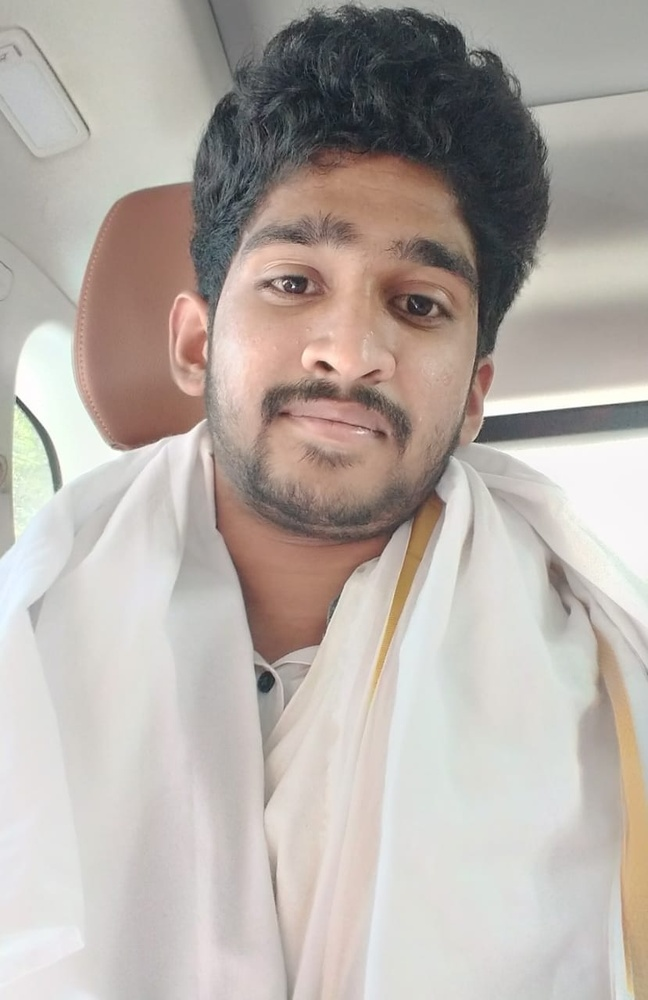
#> input picture lab1/img.jpg, 648 x 1000 px, shrunk from 829 x 1280 before the run
$ python marr_hildreth.py   (older library calls are emulated)
#> lines starting #> are read from the running program, lines starting #| are printed output that depends on the picture; after the words box and inside, x2 and y2 are one past the last pixel; in counts of white or black regions, pixels touching at a corner belong together
import numpy as np
import cv2

def marr_hildreth_edge_detection(image, sigma):
    # Step 1: Apply Gaussian smoothing


    smoothed_image = cv2.GaussianBlur(image, (5, 5), sigma)

    # Step 2: Compute the Laplacian of the smoothed image
    laplacian_image = cv2.Laplacian(smoothed_image, cv2.CV_64F)

    # Step 3: Find zero crossings
    edges = find_zero_crossings(laplacian_image)

    edges = 255 - edges

    return edges

def find_zero_crossings(image):
    rows, cols = image.shape
    edge_image = np.zeros((rows, cols), dtype=np.uint8)

    for i in range(1, rows - 1):
        for j in range(1, cols - 1):
            # Check for zero crossing in a 3x3 neighborhood
            neighbors = [image[i-1, j-1], image[i-1, j], image[i-1, j+1],
                         image[i, j-1], image[i, j], image[i, j+1],
                         image[i+1, j-1], image[i+1, j], image[i+1, j+1]]

            is_zero_crossing = False
            for k in range(8):
                if neighbors[k] * neighbors[k+1] < 0:
                    is_zero_crossing = True
                    break

            if is_zero_crossing:
                edge_image[i, j] = 255

    return edge_image


image = cv2.imread('img.jpg', cv2.IMREAD_GRAYSCALE)
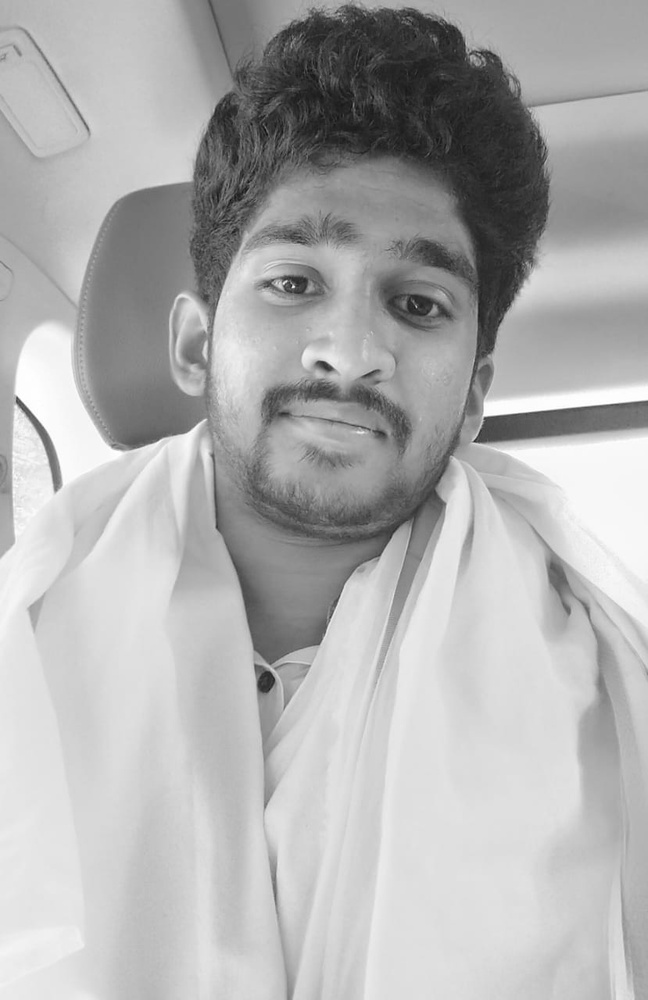
#> image: shape (1000, 648); min 14, max 255, mean 176.1

# Set the Gaussian smoothing parameter (sigma)
sigma = 2

# Perform edge detection
edges = marr_hildreth_edge_detection(image, sigma)
#> in marr_hildreth_edge_detection, `laplacian_image = cv2.Laplacian(smoothed_image, cv2.CV_64F)`:
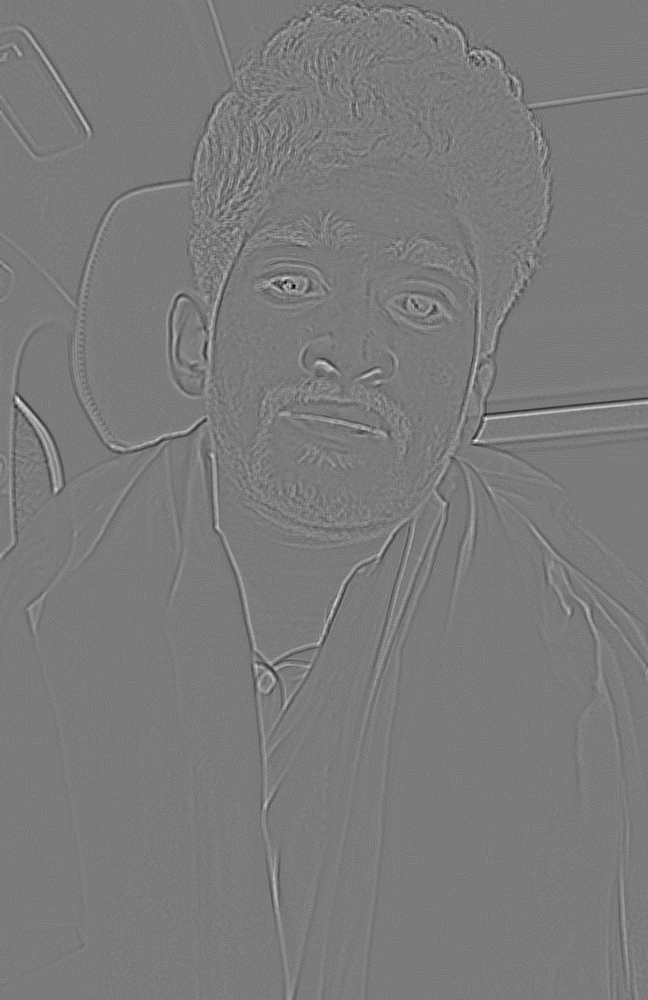
#> laplacian_image: shape (1000, 648) float64; min -32, max 34, mean 0; drawn with min black and max white
#> after the loop in find_zero_crossings, `for i in range(1, rows - 1):`:
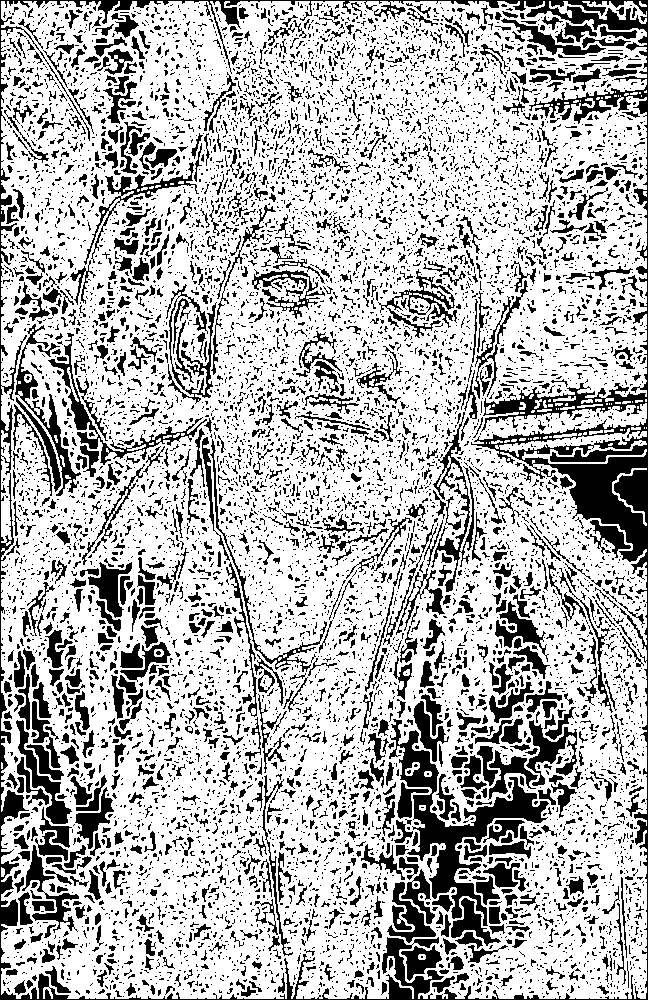
#> edge_image: shape (1000, 648); 71.4% white; 9238 black regions (7840 under 20 px), largest, box (x1, y1, x2, y2) and area: (0, 0, 648, 1000) 25756, (389, 719, 549, 926) 6482, (48, 333, 207, 465) 1786

c = 2

sharpened_image = cv2.addWeighted(image, 1, edges, c, 0)
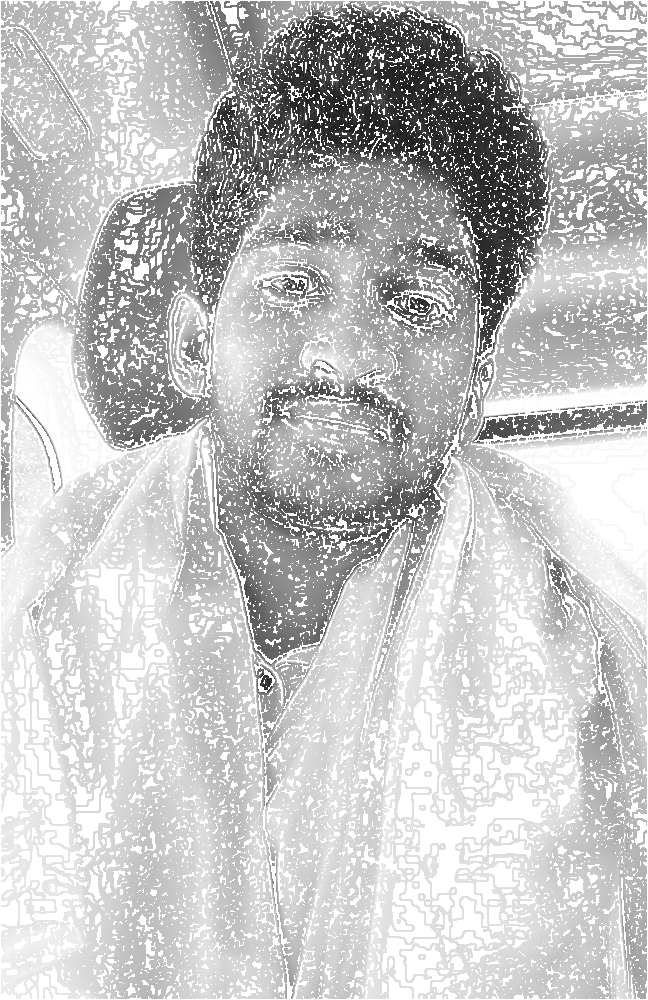
#> sharpened_image: shape (1000, 648); min 14, max 255, mean 195.7

# Display the result
cv2.imshow('Original Image', image)
cv2.imshow('Marr-Hildreth Edge Detection', edges)
cv2.imshow('Sharpened Image', sharpened_image)
cv2.waitKey(0)
cv2.destroyAllWindows()

$ run again, with lab1/marr_hildreth.png saved as lab1/img.jpg
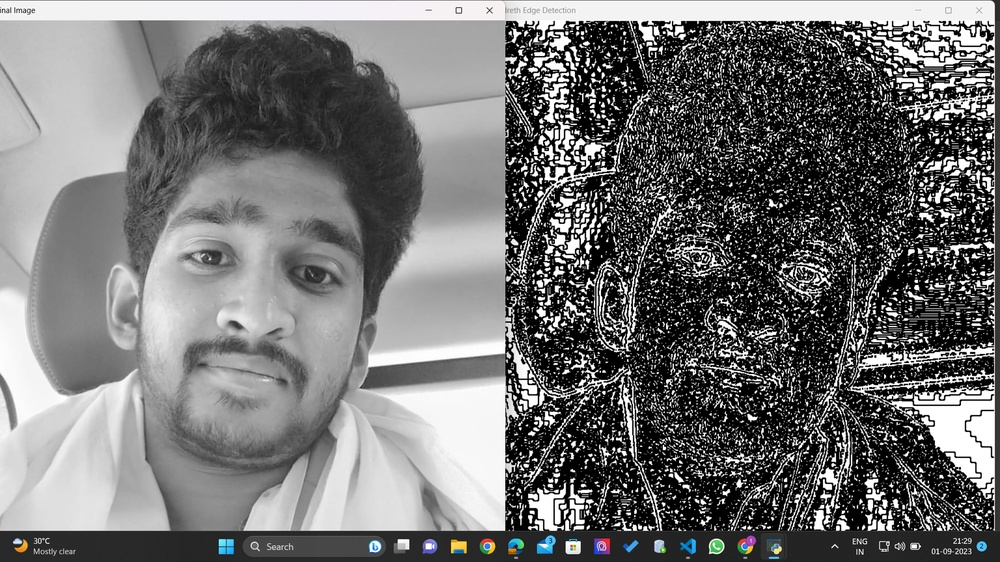
#> input picture lab1/marr_hildreth.png, 1000 x 562 px, shrunk from 1920 x 1080 before the run
#> after the loop in find_zero_crossings, `for i in range(1, rows - 1):`:
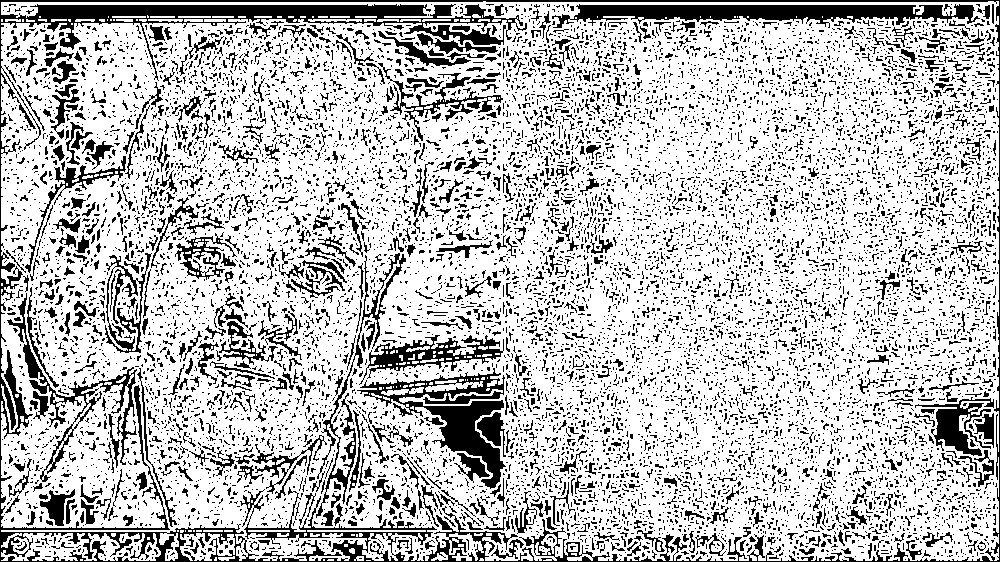
#> edge_image: shape (562, 1000); 75.4% white; 11142 black regions (10257 under 20 px), largest, box (x1, y1, x2, y2) and area: (0, 0, 1000, 562) 23395, (552, 4, 980, 28) 5524, (357, 368, 506, 489) 4877
#> `sharpened_image = cv2.addWeighted(image, 1, edges, c, 0)`:
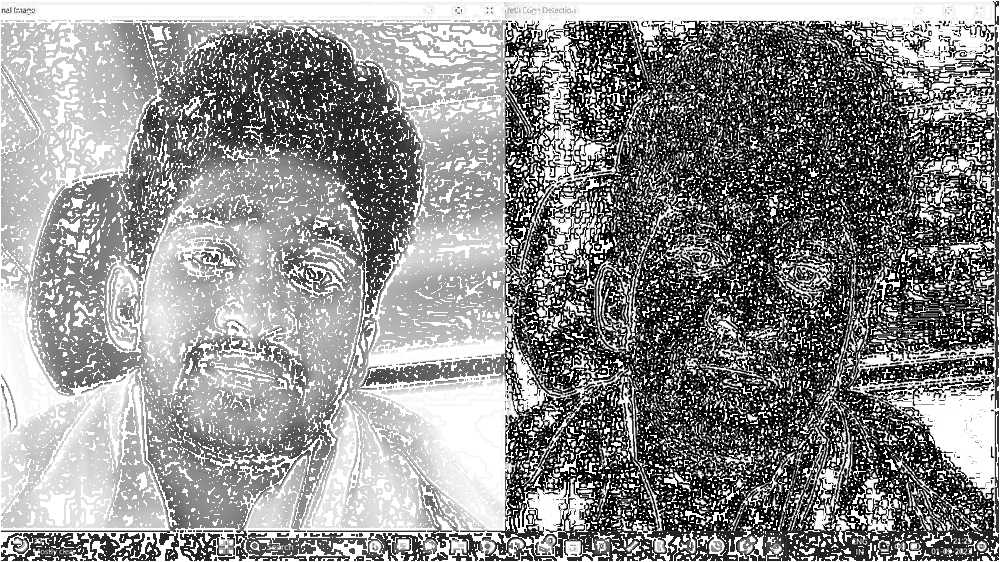
#> sharpened_image: shape (562, 1000); min 0, max 255, mean 142.5

$ run again, with lab1/sharpened_image.png saved as lab1/img.jpg
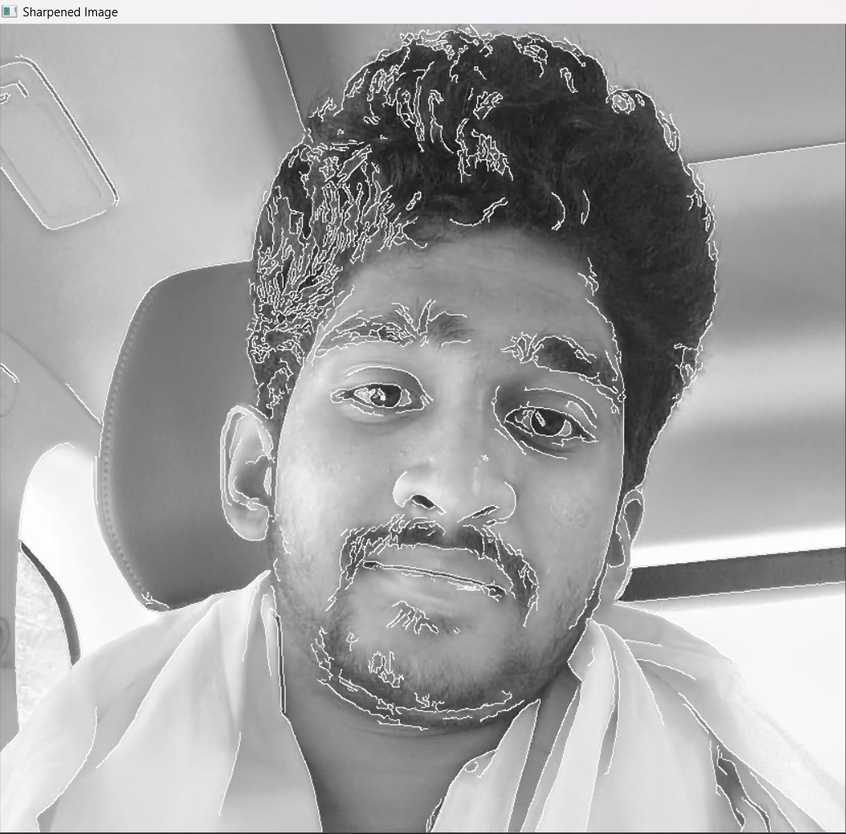
#> input picture lab1/sharpened_image.png, 846 x 834 px, shrunk from 1037 x 1022 before the run
#> after the loop in find_zero_crossings, `for i in range(1, rows - 1):`:
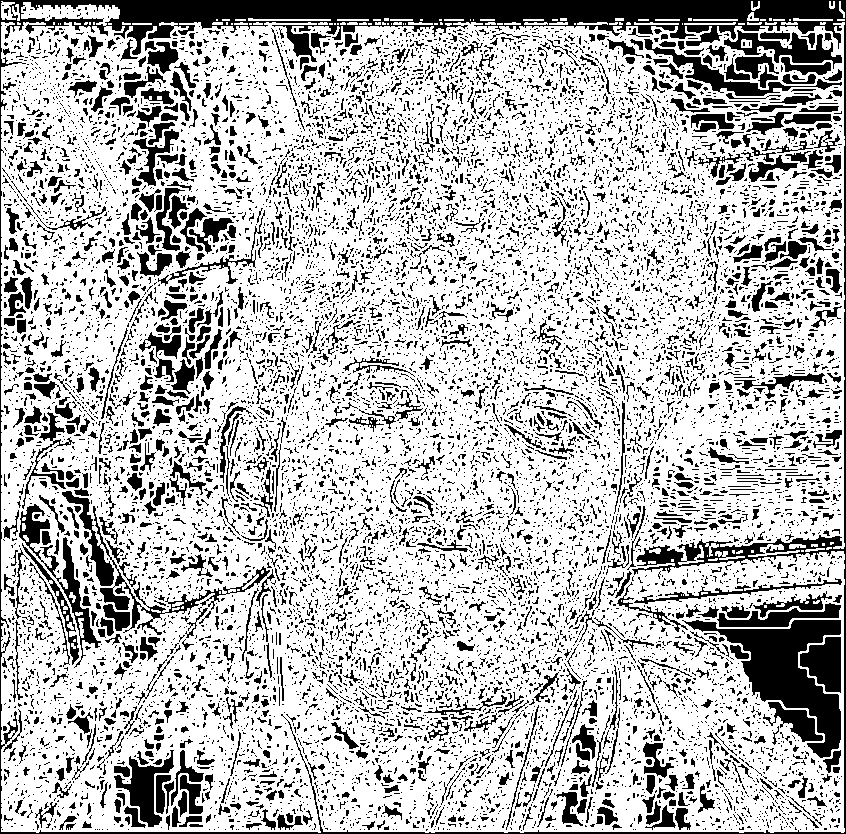
#> edge_image: shape (834, 846); 72.9% white; 12436 black regions (10880 under 20 px), largest, box (x1, y1, x2, y2) and area: (0, 0, 846, 834) 28213, (682, 620, 841, 758) 7296, (62, 491, 270, 635) 2785
#> `sharpened_image = cv2.addWeighted(image, 1, edges, c, 0)`:
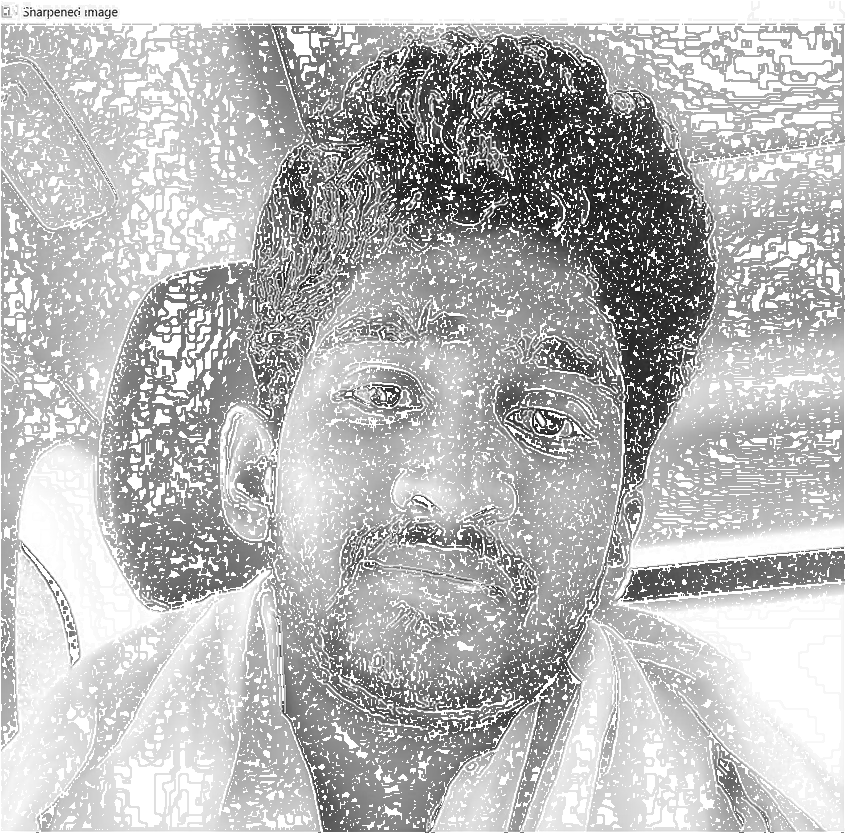
#> sharpened_image: shape (834, 846); min 4, max 255, mean 183.6
